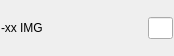
<?xml version="1.0" encoding="UTF-8"?>
<ui version="4.0">
 <class>MERimageentry</class>
 <widget class="QWidget" name="MERimageentry">
  <property name="geometry">
   <rect>
    <x>0</x>
    <y>0</y>
    <width>174</width>
    <height>56</height>
   </rect>
  </property>
  <property name="windowTitle">
   <string>Form</string>
  </property>
  <layout class="QHBoxLayout" name="horizontalLayout">
   <property name="spacing">
    <number>1</number>
   </property>
   <property name="leftMargin">
    <number>1</number>
   </property>
   <property name="topMargin">
    <number>1</number>
   </property>
   <property name="rightMargin">
    <number>1</number>
   </property>
   <property name="bottomMargin">
    <number>1</number>
   </property>
   <item>
    <widget class="QLabel" name="depthLabel">
     <property name="minimumSize">
      <size>
       <width>18</width>
       <height>0</height>
      </size>
     </property>
     <property name="maximumSize">
      <size>
       <width>18</width>
       <height>16777215</height>
      </size>
     </property>
     <property name="text">
      <string>-xx</string>
     </property>
    </widget>
   </item>
   <item>
    <widget class="QLabel" name="imgLabel">
     <property name="text">
      <string>IMG</string>
     </property>
    </widget>
   </item>
   <item>
    <widget class="QLineEdit" name="stnLine">
     <property name="minimumSize">
      <size>
       <width>25</width>
       <height>0</height>
      </size>
     </property>
     <property name="maximumSize">
      <size>
       <width>25</width>
       <height>16777215</height>
      </size>
     </property>
    </widget>
   </item>
  </layout>
 </widget>
 <resources/>
 <connections/>
</ui>
